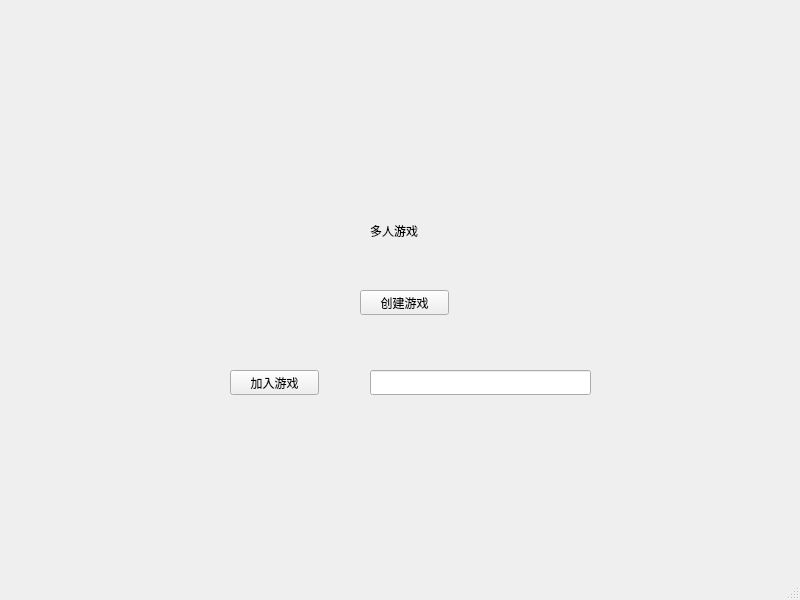
<?xml version="1.0" encoding="UTF-8"?>
<ui version="4.0">
 <class>NGameWindow</class>
 <widget class="QMainWindow" name="NGameWindow">
  <property name="geometry">
   <rect>
    <x>0</x>
    <y>0</y>
    <width>800</width>
    <height>600</height>
   </rect>
  </property>
  <property name="windowTitle">
   <string>MainWindow</string>
  </property>
  <widget class="QWidget" name="centralwidget">
   <widget class="QLabel" name="label">
    <property name="geometry">
     <rect>
      <x>370</x>
      <y>200</y>
      <width>141</width>
      <height>61</height>
     </rect>
    </property>
    <property name="text">
     <string>多人游戏</string>
    </property>
   </widget>
   <widget class="QPushButton" name="CreateGame">
    <property name="geometry">
     <rect>
      <x>360</x>
      <y>290</y>
      <width>89</width>
      <height>25</height>
     </rect>
    </property>
    <property name="text">
     <string>创建游戏</string>
    </property>
   </widget>
   <widget class="QLineEdit" name="lineEdit">
    <property name="geometry">
     <rect>
      <x>370</x>
      <y>370</y>
      <width>221</width>
      <height>25</height>
     </rect>
    </property>
   </widget>
   <widget class="QPushButton" name="JoinGame">
    <property name="geometry">
     <rect>
      <x>230</x>
      <y>370</y>
      <width>89</width>
      <height>25</height>
     </rect>
    </property>
    <property name="text">
     <string>加入游戏</string>
    </property>
   </widget>
  </widget>
  <widget class="QMenuBar" name="menubar">
   <property name="geometry">
    <rect>
     <x>0</x>
     <y>0</y>
     <width>800</width>
     <height>28</height>
    </rect>
   </property>
  </widget>
  <widget class="QStatusBar" name="statusbar"/>
 </widget>
 <resources/>
 <connections/>
</ui>
